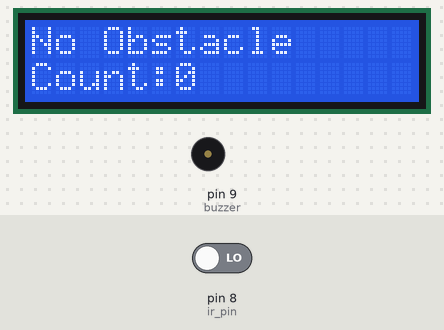
The sketch below on a simulated Arduino Uno, built with avr-gcc and run on an emulated ATmega328P. Parts: 16×2 character LCD, buzzer (waves = sounding). Inputs (shaded band) come from the test bench; at power-on: pin 8 (ir_pin) LOW. What the sketch prints to the serial monitor is not drawn.

Above: at 5.9 s.
6.0 s: pin 8 (ir_pin) driven HIGH
At 11.7 s:
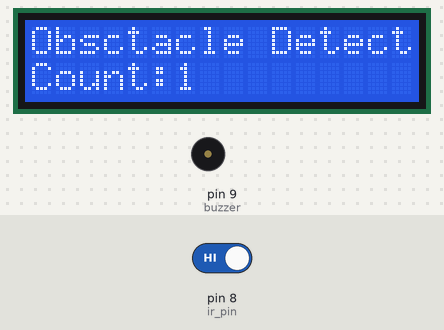
13.0 s: pin 8 (ir_pin) driven LOW
At 15.2 s:
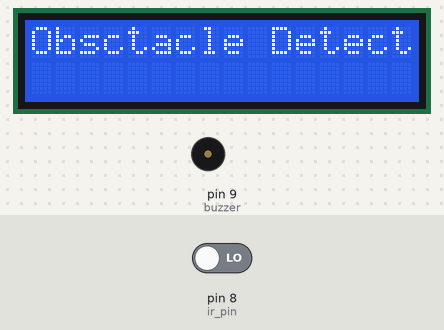
19.4 s: pin 8 (ir_pin) driven HIGH
At 23.34 s:
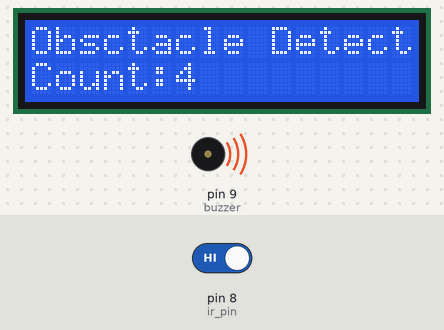
Timing chart, 0 to 31.0 s (numbered marks = the images above; inputs shaded):
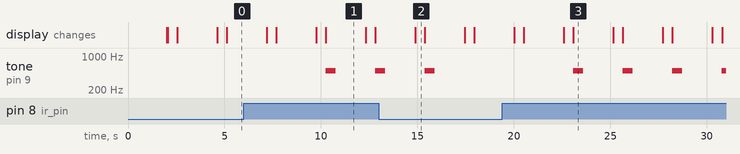

The sketch:

Obstacle_dect.ino
```cpp
#include<LiquidCrystal.h>
const int rs=7,en=6,d4=5,d5=4,d6=3,d7=2;
int ir_pin=8;
LiquidCrystal lcd(rs,en,d4,d5,d6,d7);
int buzzer =9;
int cnt=0;
void setup()
{
  pinMode(ir_pin, INPUT);
  pinMode(buzzer,OUTPUT);
  Serial.begin(9600);
}

void loop()
{
  int value= digitalRead(ir_pin);
  Serial.print("IR Output");
  Serial.println(value);
  delay(2000);


  lcd.begin(16,2);
  lcd.setCursor(0,0);
  if (value == 1)
  {
    lcd.setCursor(0,0);
    lcd.print("Obsctacle Detected");
    delay(500);
    tone(buzzer,500,500);
    cnt=cnt+1;
    lcd.setCursor(0,1);
    lcd.print("Count:");
    lcd.println(cnt);
  }
  else
  {
    lcd.setCursor(0,0);
    lcd.print("No Obstacle");
    noTone(buzzer);
    delay(500);
    lcd.setCursor(0,1);
    lcd.print("Count:");
    lcd.println(cnt);
  }
  }
```

Measured:
- after the input at 6.0 s, tone on pin 9 (buzzer): silent → 500 Hz after 4.3 s, → silent 0.50 s later, → 500 Hz 2.1 s later; the display: first differs from a run without the input after 3.8 s (image 1 shows a later state)
- after the input at 13.0 s, tone on pin 9 (buzzer): goes on until 15.9 s, then stays silent
- after the input at 19.4 s, tone on pin 9 (buzzer): alternates 500 Hz for 0.50 s and silent for 2.1 s, starting after 3.7 s; the display: first differs from a run without the input after 3.2 s (image 3 shows a later state)
- what the display in image 1 shows lasts 2.0 s, from 10.3 s to 12.3 s
- what the display in image 2 shows lasts 0.5 s, from 14.9 s to 15.4 s
